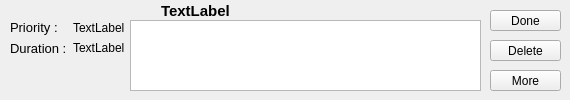
<?xml version="1.0" encoding="UTF-8"?>
<ui version="4.0">
 <class>TaskWidget</class>
 <widget class="QWidget" name="TaskWidget">
  <property name="geometry">
   <rect>
    <x>0</x>
    <y>0</y>
    <width>570</width>
    <height>100</height>
   </rect>
  </property>
  <property name="maximumSize">
   <size>
    <width>570</width>
    <height>100</height>
   </size>
  </property>
  <property name="windowTitle">
   <string>Form</string>
  </property>
  <widget class="QPushButton" name="pushButton">
   <property name="geometry">
    <rect>
     <x>490</x>
     <y>10</y>
     <width>71</width>
     <height>21</height>
    </rect>
   </property>
   <property name="toolTip">
    <string>&lt;html&gt;&lt;head/&gt;&lt;body&gt;&lt;p&gt;Flag this Task as done!&lt;/p&gt;&lt;/body&gt;&lt;/html&gt;</string>
   </property>
   <property name="text">
    <string>Done</string>
   </property>
  </widget>
  <widget class="QPushButton" name="pushButton_3">
   <property name="geometry">
    <rect>
     <x>490</x>
     <y>40</y>
     <width>71</width>
     <height>21</height>
    </rect>
   </property>
   <property name="text">
    <string>Delete</string>
   </property>
  </widget>
  <widget class="QWidget" name="formLayoutWidget_2">
   <property name="geometry">
    <rect>
     <x>10</x>
     <y>20</y>
     <width>121</width>
     <height>71</height>
    </rect>
   </property>
   <layout class="QFormLayout" name="formLayout_2">
    <property name="fieldGrowthPolicy">
     <enum>QFormLayout::AllNonFixedFieldsGrow</enum>
    </property>
    <item row="0" column="0">
     <widget class="QLabel" name="label">
      <property name="font">
       <font>
        <family>Liberation Sans</family>
        <pointsize>10</pointsize>
       </font>
      </property>
      <property name="text">
       <string>Priority : </string>
      </property>
     </widget>
    </item>
    <item row="0" column="1">
     <widget class="QLabel" name="priorityLabel">
      <property name="text">
       <string>TextLabel</string>
      </property>
     </widget>
    </item>
    <item row="1" column="0">
     <widget class="QLabel" name="label_2">
      <property name="font">
       <font>
        <family>Liberation Sans</family>
        <pointsize>10</pointsize>
       </font>
      </property>
      <property name="text">
       <string>Duration :</string>
      </property>
     </widget>
    </item>
    <item row="1" column="1">
     <widget class="QLabel" name="effortValueLabel">
      <property name="text">
       <string>TextLabel</string>
      </property>
      <property name="textFormat">
       <enum>Qt::RichText</enum>
      </property>
     </widget>
    </item>
   </layout>
  </widget>
  <widget class="QLabel" name="titleLabel">
   <property name="geometry">
    <rect>
     <x>161</x>
     <y>0</y>
     <width>271</width>
     <height>21</height>
    </rect>
   </property>
   <property name="font">
    <font>
     <family>Liberation Sans</family>
     <pointsize>11</pointsize>
     <weight>75</weight>
     <bold>true</bold>
    </font>
   </property>
   <property name="text">
    <string>TextLabel</string>
   </property>
  </widget>
  <widget class="QTextEdit" name="descriptionText">
   <property name="geometry">
    <rect>
     <x>130</x>
     <y>20</y>
     <width>351</width>
     <height>71</height>
    </rect>
   </property>
   <property name="textInteractionFlags">
    <set>Qt::TextSelectableByKeyboard|Qt::TextSelectableByMouse</set>
   </property>
  </widget>
  <widget class="QPushButton" name="pushButton_2">
   <property name="geometry">
    <rect>
     <x>490</x>
     <y>70</y>
     <width>71</width>
     <height>21</height>
    </rect>
   </property>
   <property name="text">
    <string>More</string>
   </property>
  </widget>
 </widget>
 <resources/>
 <connections/>
</ui>
